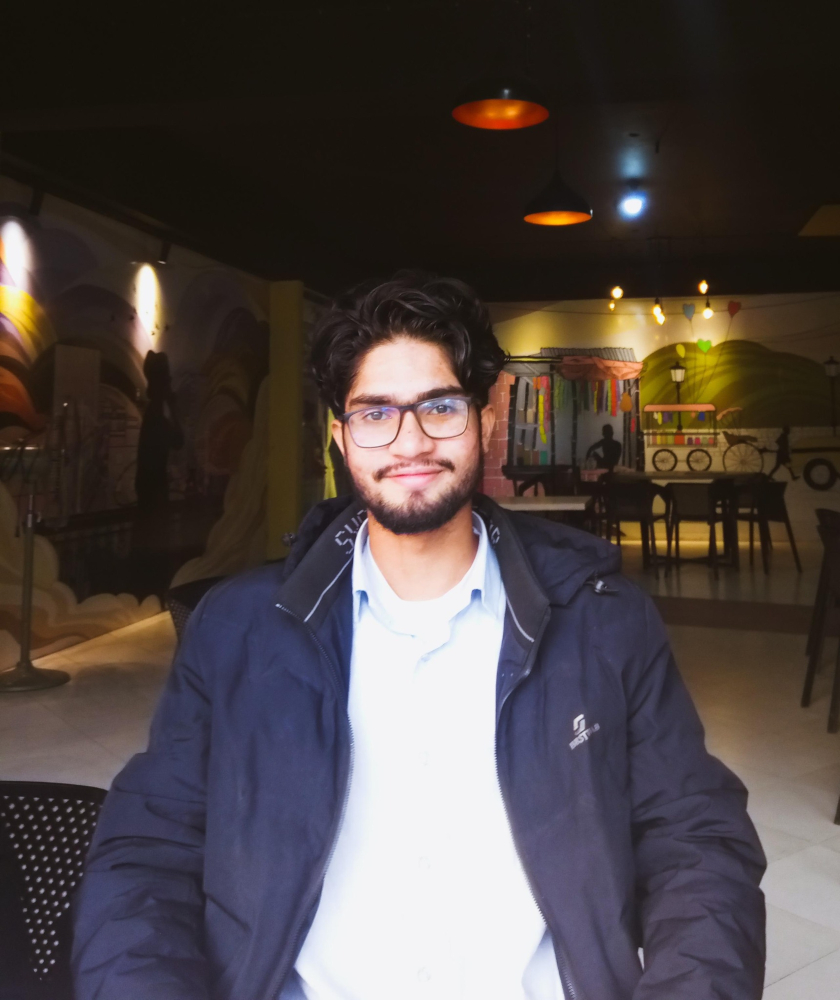
%> input picture lab3/saf.jpg, 840 x 1000 px
$ octave lab3.m   (GNU Octave 9; MATLAB toolbox functions it lacks are replaced by stand-ins)
%> lines starting %> are read from the running program, lines starting %| are printed output that depends on the picture; in (x1, y1, x2, y2) boxes, pixels count from 0 and x2, y2 are one past the last pixel; in counts of white or black regions, pixels touching at a corner belong together; the program's own positions count from 1
% Read the two JPG images
image1 = imread('saf.jpg');
%> image1 is the input picture: size 1000x840x3 uint8; mean R, G, B 79.8, 70.5, 68.7
image2 = imread('ju.jpg');
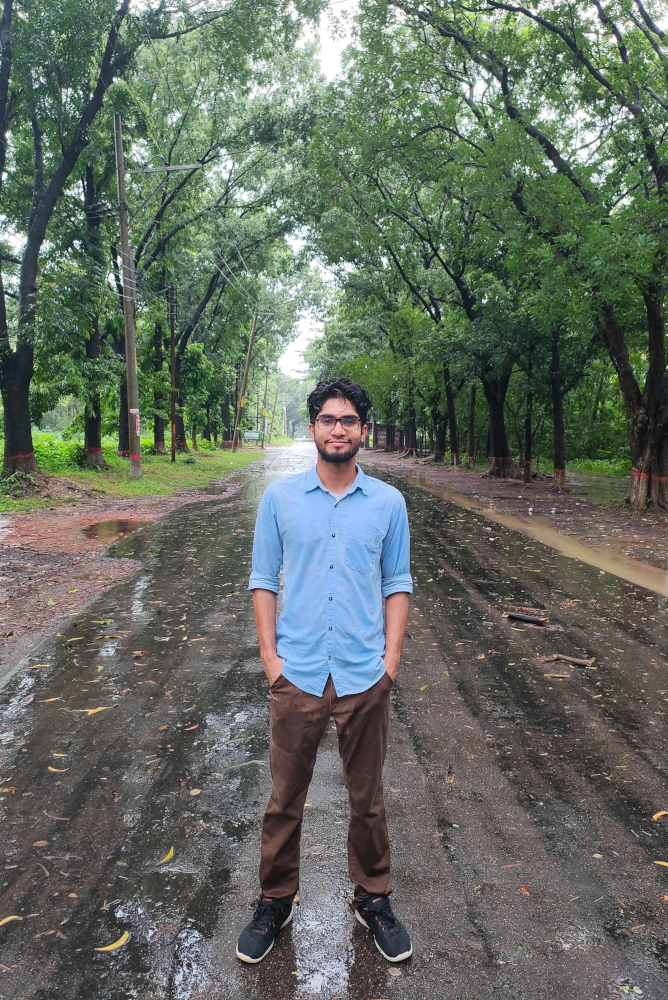
%> input picture lab3/ju.jpg, 668 x 1000 px
%> image2 is the input picture: size 1000x668x3 uint8; mean R, G, B 99.7, 108.2, 98.5

% Display the original images
figure;
subplot(2, 2, 1);
imshow(image1);
title('Image 1');
subplot(2, 2, 2);
imshow(image2);
title('Image 2');

% Convert images to grayscale
grayImage1 = rgb2gray(image1);
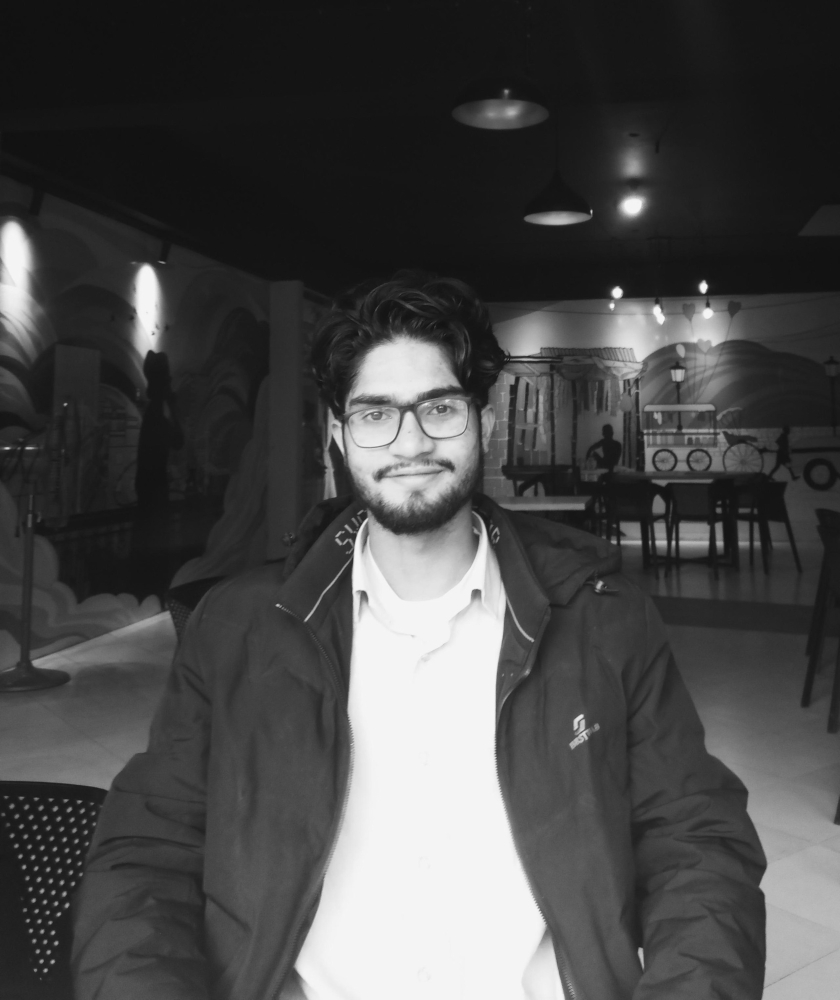
%> grayImage1: size 1000x840 uint8; min 15, max 246, mean 73.1
grayImage2 = rgb2gray(image2);
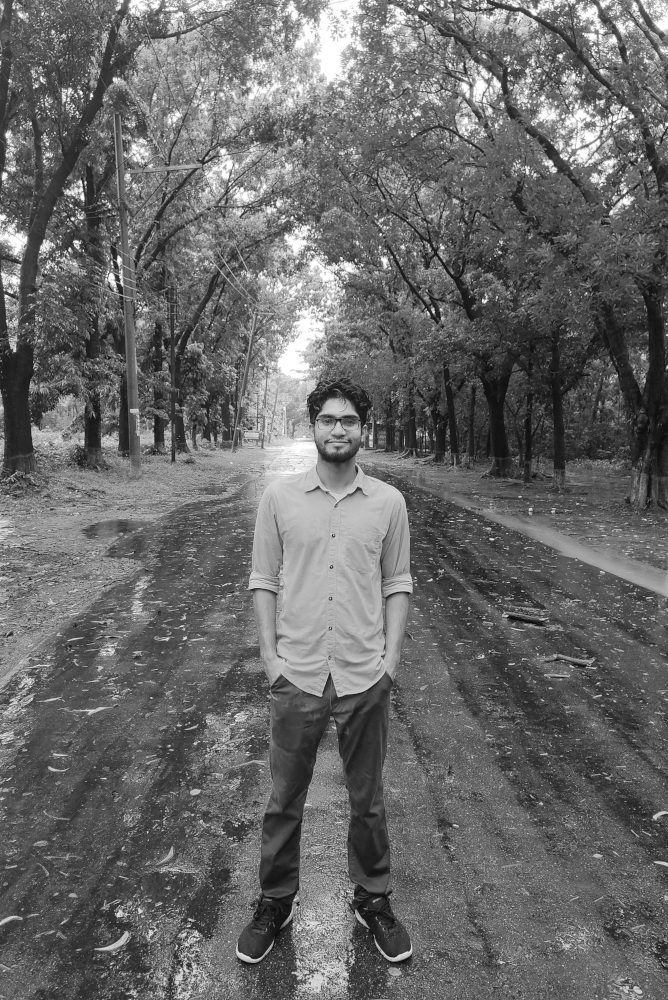
%> grayImage2: size 1000x668 uint8; min 6, max 255, mean 104.5

% Display the grayscale images
subplot(2, 2, 3);
imshow(grayImage1);
title('Grayscale Image 1');
subplot(2, 2, 4);
imshow(grayImage2);
title('Grayscale Image 2');

% Analyze array/matrix properties
fprintf('Size of Image 1: %d x %d\n', size(image1, 1), size(image1, 2));
%| Size of Image 1: 1000 x 840
fprintf('Size of Image 2: %d x %d\n', size(image2, 1), size(image2, 2));
%| Size of Image 2: 1000 x 668

% Perform logical operations
binaryImage1 = grayImage1 > 128; % Thresholding
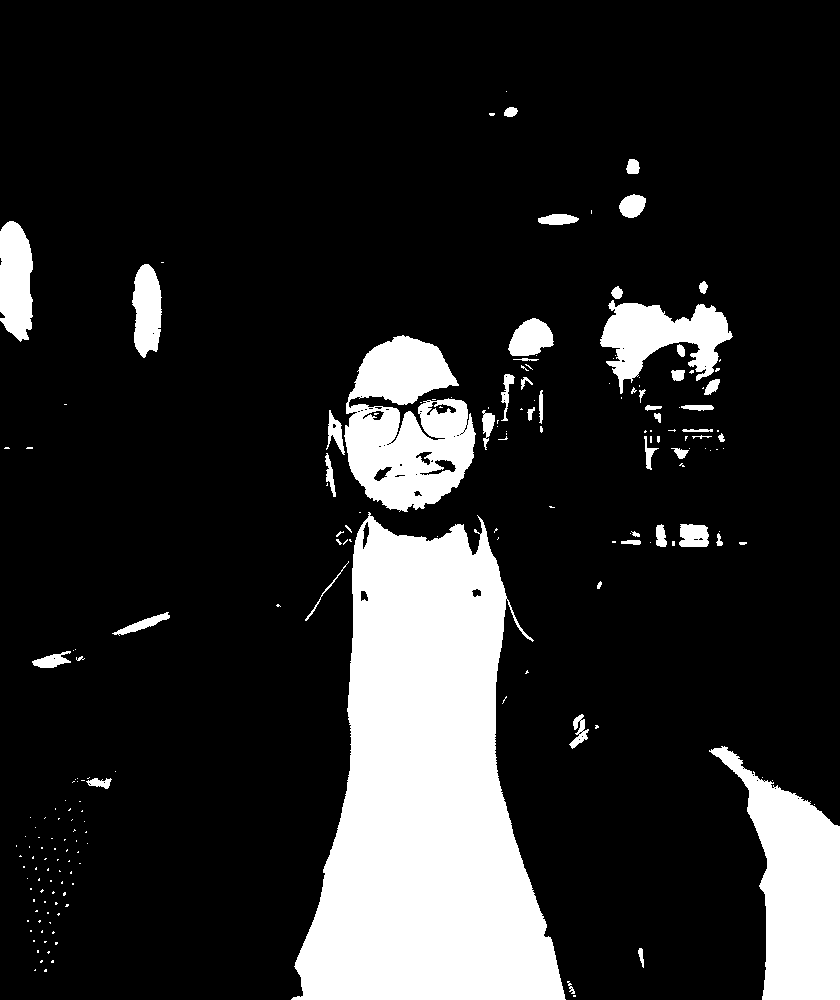
%> binaryImage1: size 1000x840 logical; 16% white; 197 white regions (148 under 20 px), largest, box (x1, y1, x2, y2) and area: (291, 512, 566, 1000) 83074, (709, 746, 840, 1000) 16441, (344, 335, 476, 512) 15294
binaryImage2 = grayImage2 > 128; % Thresholding
%> binaryImage2: size 1000x668 logical; 26.1% white; 9812 white regions (9459 under 20 px), largest, box (x1, y1, x2, y2) and area: (0, 216, 426, 720) 66444, (108, 0, 448, 178) 21938, (284, 811, 355, 1000) 6560

% Ensure binary images have the same size
minSize = min(size(binaryImage1), size(binaryImage2));
%> minSize = [1000 668]
binaryImage1 = imresize(binaryImage1, minSize);
%> binaryImage1: size 1000x668 logical; 16% white; 190 white regions (143 under 20 px), largest, box (x1, y1, x2, y2) and area: (231, 512, 450, 1000) 66009, (564, 746, 668, 1000) 13083, (274, 335, 379, 512) 12169
binaryImage2 = imresize(binaryImage2, minSize);

% Perform logical operations
unionImage = binaryImage1 | binaryImage2;
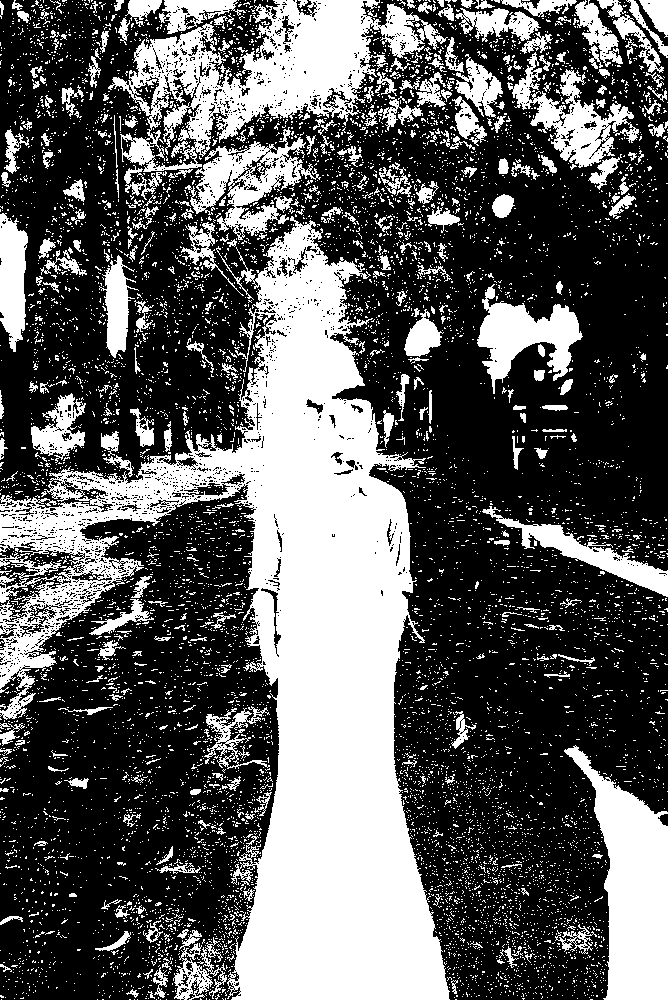
%> unionImage: size 1000x668 logical; 36.3% white; 8684 white regions (8334 under 20 px), largest, box (x1, y1, x2, y2) and area: (0, 216, 450, 1000) 121634, (108, 0, 448, 178) 21938, (564, 745, 668, 1000) 13155
intersectionImage = binaryImage1 & binaryImage2;
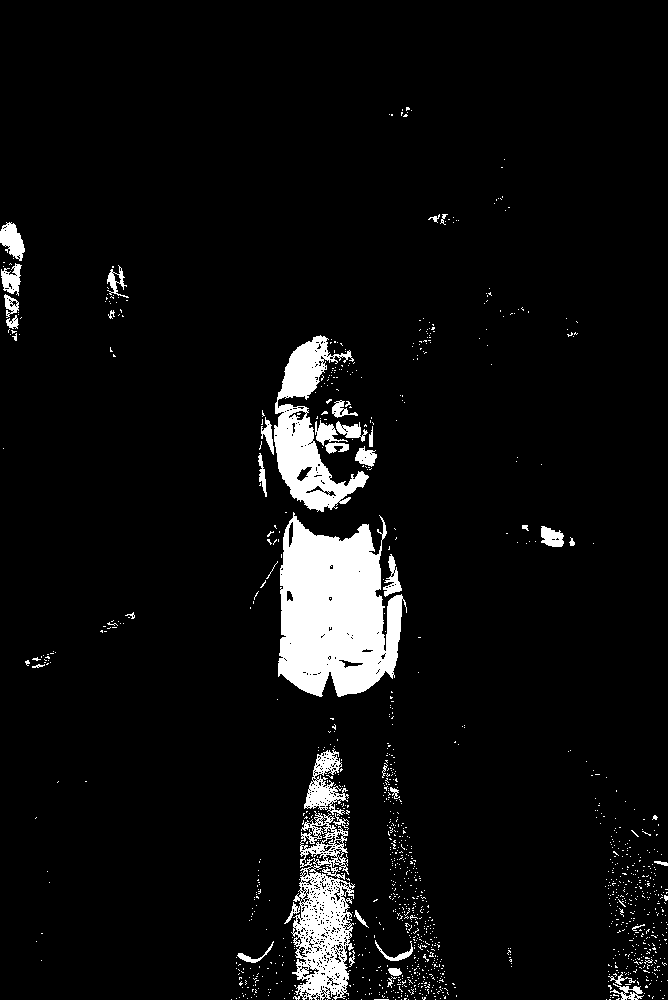
%> intersectionImage: size 1000x668 logical; 5.8% white; 1234 white regions (1193 under 20 px), largest, box (x1, y1, x2, y2) and area: (278, 512, 407, 697) 16567, (284, 811, 355, 1000) 6560, (274, 335, 369, 512) 6445

% Display the binary images
figure;
subplot(2, 2, 1);
imshow(binaryImage1);
title('Binary Image 1');
subplot(2, 2, 2);
imshow(binaryImage2);
title('Binary Image 2');

% Display the results of logical operations
subplot(2, 2, 3);
imshow(unionImage);
title('Union Image');
subplot(2, 2, 4);
imshow(intersectionImage);
title('Intersection Image');
